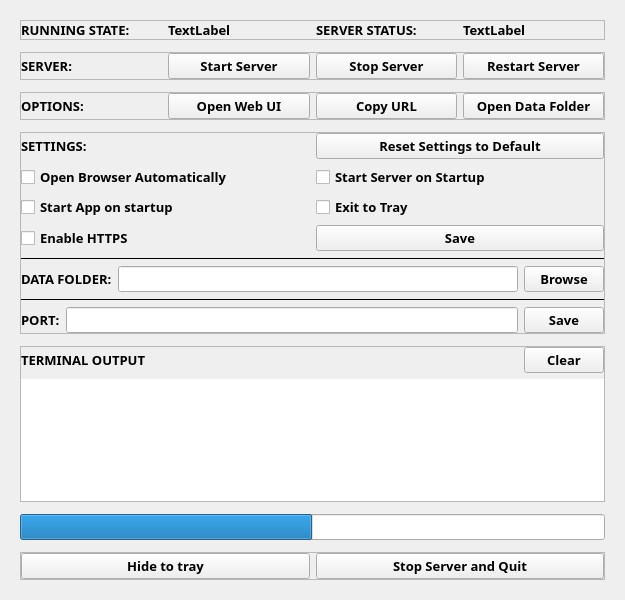
<?xml version="1.0" encoding="UTF-8"?>
<ui version="4.0">
 <class>MainWindow</class>
 <widget class="QMainWindow" name="MainWindow">
  <property name="geometry">
   <rect>
    <x>0</x>
    <y>0</y>
    <width>625</width>
    <height>600</height>
   </rect>
  </property>
  <property name="windowTitle">
   <string>MainWindow</string>
  </property>
  <property name="toolButtonStyle">
   <enum>Qt::ToolButtonIconOnly</enum>
  </property>
  <widget class="QWidget" name="centralwidget">
   <property name="sizePolicy">
    <sizepolicy hsizetype="Maximum" vsizetype="Maximum">
     <horstretch>0</horstretch>
     <verstretch>0</verstretch>
    </sizepolicy>
   </property>
   <property name="font">
    <font>
     <family>Segoe UI Variable Display</family>
     <pointsize>10</pointsize>
     <weight>75</weight>
     <bold>true</bold>
    </font>
   </property>
   <property name="autoFillBackground">
    <bool>false</bool>
   </property>
   <layout class="QVBoxLayout" name="verticalLayout">
    <property name="spacing">
     <number>12</number>
    </property>
    <property name="leftMargin">
     <number>20</number>
    </property>
    <property name="topMargin">
     <number>20</number>
    </property>
    <property name="rightMargin">
     <number>20</number>
    </property>
    <property name="bottomMargin">
     <number>20</number>
    </property>
    <item>
     <widget class="QFrame" name="frame">
      <property name="sizePolicy">
       <sizepolicy hsizetype="Preferred" vsizetype="Maximum">
        <horstretch>0</horstretch>
        <verstretch>0</verstretch>
       </sizepolicy>
      </property>
      <property name="frameShape">
       <enum>QFrame::StyledPanel</enum>
      </property>
      <property name="frameShadow">
       <enum>QFrame::Raised</enum>
      </property>
      <layout class="QHBoxLayout" name="horizontalLayout">
       <property name="leftMargin">
        <number>0</number>
       </property>
       <property name="topMargin">
        <number>0</number>
       </property>
       <property name="rightMargin">
        <number>0</number>
       </property>
       <property name="bottomMargin">
        <number>0</number>
       </property>
       <item>
        <widget class="QLabel" name="label">
         <property name="font">
          <font>
           <family>Segoe UI Variable Display</family>
           <pointsize>10</pointsize>
           <weight>75</weight>
           <bold>true</bold>
          </font>
         </property>
         <property name="text">
          <string>RUNNING STATE:</string>
         </property>
        </widget>
       </item>
       <item>
        <widget class="QLabel" name="label_5">
         <property name="font">
          <font>
           <family>Segoe UI Variable Display</family>
           <pointsize>10</pointsize>
           <weight>75</weight>
           <bold>true</bold>
          </font>
         </property>
         <property name="text">
          <string>TextLabel</string>
         </property>
        </widget>
       </item>
       <item>
        <widget class="QLabel" name="label_2">
         <property name="font">
          <font>
           <family>Segoe UI Variable Display</family>
           <pointsize>10</pointsize>
           <weight>75</weight>
           <bold>true</bold>
          </font>
         </property>
         <property name="text">
          <string>SERVER STATUS:</string>
         </property>
        </widget>
       </item>
       <item>
        <widget class="QLabel" name="label_6">
         <property name="font">
          <font>
           <family>Segoe UI Variable Display</family>
           <pointsize>10</pointsize>
           <weight>75</weight>
           <bold>true</bold>
          </font>
         </property>
         <property name="text">
          <string>TextLabel</string>
         </property>
        </widget>
       </item>
      </layout>
     </widget>
    </item>
    <item>
     <widget class="QFrame" name="frame_2">
      <property name="sizePolicy">
       <sizepolicy hsizetype="Preferred" vsizetype="Maximum">
        <horstretch>0</horstretch>
        <verstretch>0</verstretch>
       </sizepolicy>
      </property>
      <property name="frameShape">
       <enum>QFrame::StyledPanel</enum>
      </property>
      <property name="frameShadow">
       <enum>QFrame::Raised</enum>
      </property>
      <layout class="QHBoxLayout" name="horizontalLayout_2">
       <property name="leftMargin">
        <number>0</number>
       </property>
       <property name="topMargin">
        <number>0</number>
       </property>
       <property name="rightMargin">
        <number>0</number>
       </property>
       <property name="bottomMargin">
        <number>0</number>
       </property>
       <item>
        <widget class="QLabel" name="label_3">
         <property name="font">
          <font>
           <family>Segoe UI Variable Display</family>
           <pointsize>10</pointsize>
           <weight>75</weight>
           <bold>true</bold>
          </font>
         </property>
         <property name="text">
          <string>SERVER:</string>
         </property>
        </widget>
       </item>
       <item>
        <widget class="QPushButton" name="pushButton">
         <property name="text">
          <string>Start Server</string>
         </property>
        </widget>
       </item>
       <item>
        <widget class="QPushButton" name="pushButton_2">
         <property name="text">
          <string>Stop Server</string>
         </property>
        </widget>
       </item>
       <item>
        <widget class="QPushButton" name="pushButton_3">
         <property name="text">
          <string>Restart Server</string>
         </property>
        </widget>
       </item>
      </layout>
     </widget>
    </item>
    <item>
     <widget class="QFrame" name="frame_3">
      <property name="sizePolicy">
       <sizepolicy hsizetype="Preferred" vsizetype="Maximum">
        <horstretch>0</horstretch>
        <verstretch>0</verstretch>
       </sizepolicy>
      </property>
      <property name="frameShape">
       <enum>QFrame::StyledPanel</enum>
      </property>
      <property name="frameShadow">
       <enum>QFrame::Raised</enum>
      </property>
      <layout class="QHBoxLayout" name="horizontalLayout_3">
       <property name="leftMargin">
        <number>0</number>
       </property>
       <property name="topMargin">
        <number>0</number>
       </property>
       <property name="rightMargin">
        <number>0</number>
       </property>
       <property name="bottomMargin">
        <number>0</number>
       </property>
       <item>
        <widget class="QLabel" name="label_4">
         <property name="font">
          <font>
           <family>Segoe UI Variable Display</family>
           <pointsize>10</pointsize>
           <weight>75</weight>
           <bold>true</bold>
          </font>
         </property>
         <property name="text">
          <string>OPTIONS:</string>
         </property>
        </widget>
       </item>
       <item>
        <widget class="QPushButton" name="pushButton_4">
         <property name="text">
          <string>Open Web UI</string>
         </property>
        </widget>
       </item>
       <item>
        <widget class="QPushButton" name="pushButton_5">
         <property name="text">
          <string>Copy URL</string>
         </property>
        </widget>
       </item>
       <item>
        <widget class="QPushButton" name="pushButton_6">
         <property name="text">
          <string>Open Data Folder</string>
         </property>
        </widget>
       </item>
      </layout>
     </widget>
    </item>
    <item>
     <widget class="QFrame" name="frame_6">
      <property name="sizePolicy">
       <sizepolicy hsizetype="Preferred" vsizetype="Maximum">
        <horstretch>0</horstretch>
        <verstretch>0</verstretch>
       </sizepolicy>
      </property>
      <property name="frameShape">
       <enum>QFrame::StyledPanel</enum>
      </property>
      <property name="frameShadow">
       <enum>QFrame::Raised</enum>
      </property>
      <property name="lineWidth">
       <number>0</number>
      </property>
      <layout class="QVBoxLayout" name="verticalLayout_3">
       <property name="leftMargin">
        <number>0</number>
       </property>
       <property name="topMargin">
        <number>0</number>
       </property>
       <property name="rightMargin">
        <number>0</number>
       </property>
       <property name="bottomMargin">
        <number>0</number>
       </property>
       <item>
        <widget class="QFrame" name="frame_8">
         <property name="frameShape">
          <enum>QFrame::NoFrame</enum>
         </property>
         <property name="frameShadow">
          <enum>QFrame::Plain</enum>
         </property>
         <layout class="QHBoxLayout" name="horizontalLayout_5">
          <property name="leftMargin">
           <number>0</number>
          </property>
          <property name="topMargin">
           <number>0</number>
          </property>
          <property name="rightMargin">
           <number>0</number>
          </property>
          <property name="bottomMargin">
           <number>0</number>
          </property>
          <item>
           <widget class="QLabel" name="label_8">
            <property name="sizePolicy">
             <sizepolicy hsizetype="Preferred" vsizetype="Maximum">
              <horstretch>0</horstretch>
              <verstretch>0</verstretch>
             </sizepolicy>
            </property>
            <property name="font">
             <font>
              <family>Segoe UI Variable Display</family>
              <pointsize>10</pointsize>
              <weight>75</weight>
              <bold>true</bold>
             </font>
            </property>
            <property name="text">
             <string>SETTINGS:</string>
            </property>
           </widget>
          </item>
          <item>
           <widget class="QPushButton" name="pushButton_13">
            <property name="text">
             <string>Reset Settings to Default</string>
            </property>
            <property name="flat">
             <bool>false</bool>
            </property>
           </widget>
          </item>
         </layout>
        </widget>
       </item>
       <item>
        <widget class="QFrame" name="frame_7">
         <property name="frameShape">
          <enum>QFrame::NoFrame</enum>
         </property>
         <property name="frameShadow">
          <enum>QFrame::Plain</enum>
         </property>
         <layout class="QGridLayout" name="gridLayout">
          <property name="leftMargin">
           <number>0</number>
          </property>
          <property name="topMargin">
           <number>0</number>
          </property>
          <property name="rightMargin">
           <number>0</number>
          </property>
          <property name="bottomMargin">
           <number>0</number>
          </property>
          <item row="2" column="0">
           <widget class="QCheckBox" name="checkBox_5">
            <property name="text">
             <string>Enable HTTPS</string>
            </property>
           </widget>
          </item>
          <item row="1" column="2">
           <widget class="QCheckBox" name="checkBox_3">
            <property name="text">
             <string>Exit to Tray</string>
            </property>
           </widget>
          </item>
          <item row="1" column="0">
           <widget class="QCheckBox" name="checkBox">
            <property name="text">
             <string>Start App on startup</string>
            </property>
           </widget>
          </item>
          <item row="0" column="0">
           <widget class="QCheckBox" name="checkBox_2">
            <property name="text">
             <string>Open Browser Automatically</string>
            </property>
           </widget>
          </item>
          <item row="0" column="2">
           <widget class="QCheckBox" name="checkBox_4">
            <property name="text">
             <string>Start Server on Startup</string>
            </property>
           </widget>
          </item>
          <item row="2" column="2">
           <widget class="QPushButton" name="pushButton_8">
            <property name="text">
             <string>Save</string>
            </property>
           </widget>
          </item>
         </layout>
        </widget>
       </item>
       <item>
        <widget class="Line" name="line_7">
         <property name="frameShadow">
          <enum>QFrame::Plain</enum>
         </property>
         <property name="orientation">
          <enum>Qt::Horizontal</enum>
         </property>
        </widget>
       </item>
       <item>
        <widget class="QFrame" name="frame_10">
         <property name="frameShape">
          <enum>QFrame::NoFrame</enum>
         </property>
         <property name="frameShadow">
          <enum>QFrame::Plain</enum>
         </property>
         <layout class="QHBoxLayout" name="horizontalLayout_6">
          <property name="leftMargin">
           <number>0</number>
          </property>
          <property name="topMargin">
           <number>0</number>
          </property>
          <property name="rightMargin">
           <number>0</number>
          </property>
          <property name="bottomMargin">
           <number>0</number>
          </property>
          <item>
           <widget class="QLabel" name="label_9">
            <property name="font">
             <font>
              <family>Segoe UI Variable Display</family>
              <pointsize>10</pointsize>
              <weight>75</weight>
              <bold>true</bold>
             </font>
            </property>
            <property name="text">
             <string>DATA FOLDER:</string>
            </property>
           </widget>
          </item>
          <item>
           <widget class="QLineEdit" name="lineEdit"/>
          </item>
          <item>
           <widget class="QPushButton" name="pushButton_9">
            <property name="text">
             <string>Browse</string>
            </property>
           </widget>
          </item>
         </layout>
        </widget>
       </item>
       <item>
        <widget class="Line" name="line_6">
         <property name="frameShadow">
          <enum>QFrame::Plain</enum>
         </property>
         <property name="orientation">
          <enum>Qt::Horizontal</enum>
         </property>
        </widget>
       </item>
       <item>
        <widget class="QFrame" name="frame_11">
         <property name="frameShape">
          <enum>QFrame::NoFrame</enum>
         </property>
         <property name="frameShadow">
          <enum>QFrame::Plain</enum>
         </property>
         <layout class="QHBoxLayout" name="horizontalLayout_7">
          <property name="leftMargin">
           <number>0</number>
          </property>
          <property name="topMargin">
           <number>0</number>
          </property>
          <property name="rightMargin">
           <number>0</number>
          </property>
          <property name="bottomMargin">
           <number>0</number>
          </property>
          <item>
           <widget class="QLabel" name="label_10">
            <property name="font">
             <font>
              <family>Segoe UI Variable Display</family>
              <pointsize>10</pointsize>
              <weight>75</weight>
              <bold>true</bold>
             </font>
            </property>
            <property name="text">
             <string>PORT:</string>
            </property>
           </widget>
          </item>
          <item>
           <widget class="QLineEdit" name="lineEdit_2"/>
          </item>
          <item>
           <widget class="QPushButton" name="pushButton_10">
            <property name="text">
             <string>Save</string>
            </property>
           </widget>
          </item>
         </layout>
        </widget>
       </item>
      </layout>
     </widget>
    </item>
    <item>
     <widget class="QFrame" name="frame_4">
      <property name="sizePolicy">
       <sizepolicy hsizetype="Preferred" vsizetype="Maximum">
        <horstretch>0</horstretch>
        <verstretch>0</verstretch>
       </sizepolicy>
      </property>
      <property name="frameShape">
       <enum>QFrame::StyledPanel</enum>
      </property>
      <property name="frameShadow">
       <enum>QFrame::Raised</enum>
      </property>
      <layout class="QVBoxLayout" name="verticalLayout_2">
       <property name="leftMargin">
        <number>0</number>
       </property>
       <property name="topMargin">
        <number>0</number>
       </property>
       <property name="rightMargin">
        <number>0</number>
       </property>
       <property name="bottomMargin">
        <number>0</number>
       </property>
       <item>
        <widget class="QFrame" name="frame_5">
         <property name="frameShape">
          <enum>QFrame::NoFrame</enum>
         </property>
         <property name="frameShadow">
          <enum>QFrame::Plain</enum>
         </property>
         <property name="lineWidth">
          <number>0</number>
         </property>
         <layout class="QHBoxLayout" name="horizontalLayout_4">
          <property name="leftMargin">
           <number>0</number>
          </property>
          <property name="topMargin">
           <number>0</number>
          </property>
          <property name="rightMargin">
           <number>0</number>
          </property>
          <property name="bottomMargin">
           <number>0</number>
          </property>
          <item>
           <widget class="QLabel" name="label_7">
            <property name="font">
             <font>
              <family>Segoe UI Variable Display</family>
              <pointsize>10</pointsize>
              <weight>75</weight>
              <bold>true</bold>
             </font>
            </property>
            <property name="text">
             <string>TERMINAL OUTPUT</string>
            </property>
           </widget>
          </item>
          <item>
           <spacer name="horizontalSpacer">
            <property name="orientation">
             <enum>Qt::Horizontal</enum>
            </property>
            <property name="sizeHint" stdset="0">
             <size>
              <width>40</width>
              <height>20</height>
             </size>
            </property>
           </spacer>
          </item>
          <item>
           <widget class="QPushButton" name="pushButton_7">
            <property name="autoFillBackground">
             <bool>false</bool>
            </property>
            <property name="text">
             <string>Clear</string>
            </property>
           </widget>
          </item>
         </layout>
        </widget>
       </item>
       <item>
        <widget class="QPlainTextEdit" name="plainTextEdit">
         <property name="sizePolicy">
          <sizepolicy hsizetype="Preferred" vsizetype="Maximum">
           <horstretch>0</horstretch>
           <verstretch>0</verstretch>
          </sizepolicy>
         </property>
         <property name="font">
          <font>
           <family>Segoe UI Variable Display</family>
          </font>
         </property>
         <property name="frameShape">
          <enum>QFrame::NoFrame</enum>
         </property>
         <property name="frameShadow">
          <enum>QFrame::Plain</enum>
         </property>
        </widget>
       </item>
      </layout>
     </widget>
    </item>
    <item>
     <widget class="QProgressBar" name="progressBar">
      <property name="value">
       <number>50</number>
      </property>
      <property name="textVisible">
       <bool>false</bool>
      </property>
      <property name="orientation">
       <enum>Qt::Horizontal</enum>
      </property>
      <property name="textDirection">
       <enum>QProgressBar::BottomToTop</enum>
      </property>
     </widget>
    </item>
    <item>
     <widget class="QFrame" name="frame_9">
      <property name="frameShape">
       <enum>QFrame::StyledPanel</enum>
      </property>
      <property name="frameShadow">
       <enum>QFrame::Raised</enum>
      </property>
      <layout class="QHBoxLayout" name="horizontalLayout_8">
       <property name="leftMargin">
        <number>0</number>
       </property>
       <property name="topMargin">
        <number>0</number>
       </property>
       <property name="rightMargin">
        <number>0</number>
       </property>
       <property name="bottomMargin">
        <number>0</number>
       </property>
       <item>
        <widget class="QPushButton" name="pushButton_11">
         <property name="text">
          <string>Hide to tray</string>
         </property>
        </widget>
       </item>
       <item>
        <widget class="QPushButton" name="pushButton_12">
         <property name="text">
          <string>Stop Server and Quit</string>
         </property>
        </widget>
       </item>
      </layout>
     </widget>
    </item>
   </layout>
  </widget>
 </widget>
 <resources/>
 <connections/>
</ui>
